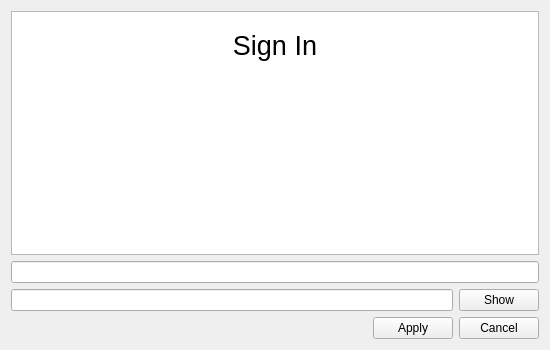
<?xml version="1.0" encoding="UTF-8"?>
<ui version="4.0">
 <class>Authentication</class>
 <widget class="QWidget" name="Authentication">
  <property name="geometry">
   <rect>
    <x>0</x>
    <y>0</y>
    <width>550</width>
    <height>350</height>
   </rect>
  </property>
  <property name="windowTitle">
   <string>Form</string>
  </property>
  <layout class="QVBoxLayout" name="verticalLayout">
   <item>
    <layout class="QVBoxLayout" name="verticalLayout_2">
     <item>
      <widget class="QTextEdit" name="signInText">
       <property name="readOnly">
        <bool>true</bool>
       </property>
       <property name="html">
        <string>&lt;!DOCTYPE HTML PUBLIC &quot;-//W3C//DTD HTML 4.0//EN&quot; &quot;http://www.w3.org/TR/REC-html40/strict.dtd&quot;&gt;
&lt;html&gt;&lt;head&gt;&lt;meta name=&quot;qrichtext&quot; content=&quot;1&quot; /&gt;&lt;meta charset=&quot;utf-8&quot; /&gt;&lt;style type=&quot;text/css&quot;&gt;
p, li { white-space: pre-wrap; }
hr { height: 1px; border-width: 0; }
li.unchecked::marker { content: &quot;\2610&quot;; }
li.checked::marker { content: &quot;\2612&quot;; }
&lt;/style&gt;&lt;/head&gt;&lt;body style=&quot; font-family:'Segoe UI'; font-size:9pt; font-weight:400; font-style:normal;&quot;&gt;
&lt;p align=&quot;center&quot; style=&quot;-qt-paragraph-type:empty; margin-top:0px; margin-bottom:0px; margin-left:0px; margin-right:0px; -qt-block-indent:0; text-indent:0px;&quot;&gt;&lt;br /&gt;&lt;/p&gt;
&lt;p align=&quot;center&quot; style=&quot; margin-top:0px; margin-bottom:0px; margin-left:0px; margin-right:0px; -qt-block-indent:0; text-indent:0px;&quot;&gt;&lt;span style=&quot; font-size:20pt;&quot;&gt;Sign In&lt;/span&gt;&lt;/p&gt;&lt;/body&gt;&lt;/html&gt;</string>
       </property>
      </widget>
     </item>
     <item>
      <widget class="QLineEdit" name="loginEdit"/>
     </item>
     <item>
      <layout class="QHBoxLayout" name="horizontalLayout_2">
       <item>
        <widget class="QLineEdit" name="passwordEdit"/>
       </item>
       <item>
        <widget class="QPushButton" name="showButton">
         <property name="text">
          <string>Show</string>
         </property>
        </widget>
       </item>
      </layout>
     </item>
     <item>
      <layout class="QHBoxLayout" name="horizontalLayout">
       <item>
        <spacer name="horizontalSpacer">
         <property name="orientation">
          <enum>Qt::Orientation::Horizontal</enum>
         </property>
         <property name="sizeHint" stdset="0">
          <size>
           <width>40</width>
           <height>20</height>
          </size>
         </property>
        </spacer>
       </item>
       <item>
        <widget class="QPushButton" name="applyButton">
         <property name="text">
          <string>Apply</string>
         </property>
        </widget>
       </item>
       <item>
        <widget class="QPushButton" name="cancelButton">
         <property name="text">
          <string>Cancel</string>
         </property>
        </widget>
       </item>
      </layout>
     </item>
    </layout>
   </item>
  </layout>
 </widget>
 <resources/>
 <connections/>
</ui>
